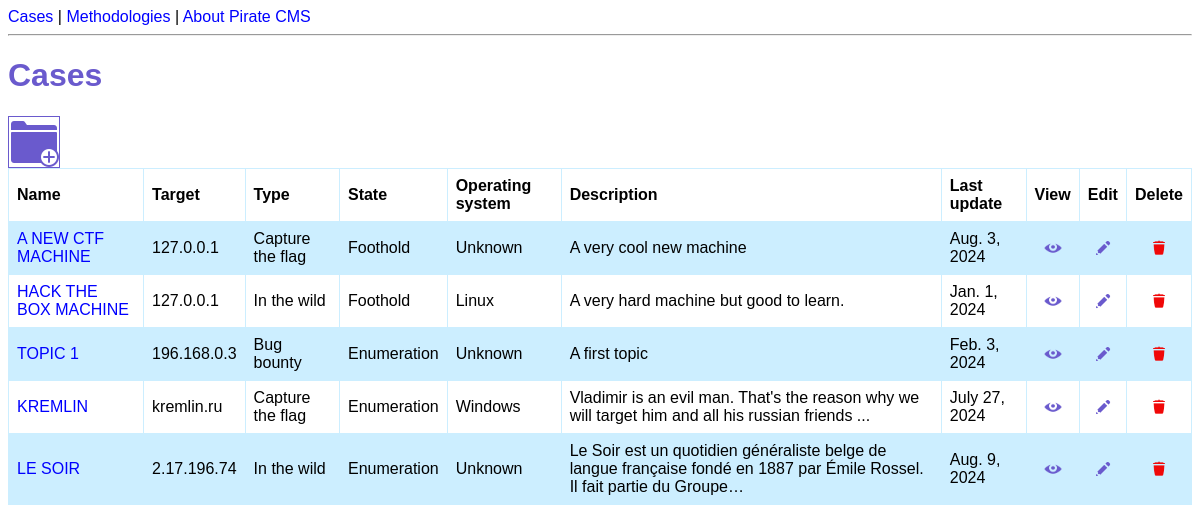
Page /cases/ on the earlier database version.
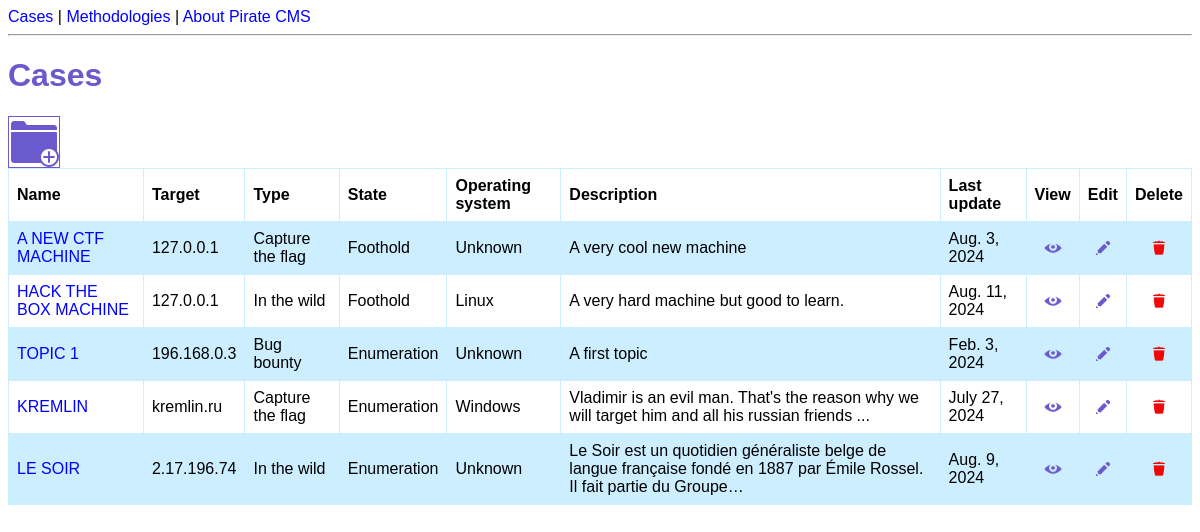
Same page on the later database version.
### cms/models.py (models this page shows, shortened)
class Case(models.Model):
    class State(models.TextChoices):
        ENUMERATION = 'Enumeration'
        FOOTHOLD = 'Foothold'
        PRIVESC = 'Privilege escalation'
        ROOTED = 'Rooted'
    class OperatingSystem(models.TextChoices):
        UNKNOWN = 'Unknown'
        LINUX = 'Linux'
        WINDOWS = 'Windows'
    class TypeTarget(models.TextChoices):
        CAPTURE_THE_FLAG = 'Capture the flag'
        BUG_BOUNTY = 'Bug bounty'
        IN_THE_WILD = 'In the wild'
        NOT_DEFINED = 'Not defined'
    name = models.fields.CharField(max_length=250, null=True)
    webpage = models.fields.URLField(null=True, blank=True)
    address = models.fields.CharField(max_length=250, null=True)
    description = models.fields.CharField(max_length=1000, null=True, blank=True)
    state = models.fields.CharField(choices=State.choices, max_length=20, default="Enumeration")
    OS = models.fields.CharField(choices=OperatingSystem.choices, max_length=10, default="Unknown")
    last_update = models.fields.DateField(null=True, default=date.today())
    type_of_target = models.fields.CharField(choices=TypeTarget.choices, max_length=20, default='Not defined')

### cms/views.py (the view)
# urls.py: path('cases/', views.cases_list, name='cases-list'),
def cases_list(request):
    cases = Case.objects.all()
    return render(request, 'cms/cases.html', {'cases': cases})

### cms/templates/cms/cases.html (shortened to what this page needs)
{% extends 'cms/base.html' %}
{% load static %}
{% block content %}
<h1>Cases</h1>
<a href="{% url 'case-create' %}">
    <img src="{% static 'cms/newCase_icon.png' %}" class="big_icons" title="Create a new case">
</a>
<table>
    <tr>
        <th>Name</th>
        <th>Target</th>
        <th>Type</th>
        <th>State</th>
        <th>Operating system</th>
        <th>Description</th>
        <th>Last update</th>
        <th style="text-align: center;">View</th>
        <th style="text-align: center;">Edit</th>
        <th style="text-align: center;"> Delete</th>
    </tr>
    {% for case in cases %}
    <tr>
        <td><a href="{% url 'case-detail' case.id %}" title="View details">{{ case.name|upper }}</a></td>
        <td>{{ case.address }}</td>
        <td>{{ case.type_of_target }}</td>
        <td>{{ case.state }}</td>
        <td>{{ case.OS }}</td>
        <td>{{ case.description|truncatechars:120 }}</td>
        <td>{{ case.last_update }}</td>
        <td style="text-align: center;">
            <a href="{% url 'case-detail' case.id %}">
                <img  src="{% static 'cms/view_icon.png' %}" width="18" height="18" title="View details">
            </a>
        </td>
        <td style="text-align: center;">
            <a href="{% url 'case-update' case.id %}">
                <img src="{% static 'cms/edit_icon.png' %}" width="18" height="18" title="Edit">
            </a>
        </td>
        <td style="text-align: center;">
            <a href="{% url 'case-delete' case.id %}">
                <img src="{% static 'cms/delete_icon.png' %}" width="18" height="18" title="Delete">
            </a>
        </td>
    </tr>
    {% endfor %}
</table>
{% endblock %}

Differences in the rows shown:
changed Case "HACK THE BOX MACHINE": last_update "Jan. 1, 2024" → "Aug. 11, 2024"
